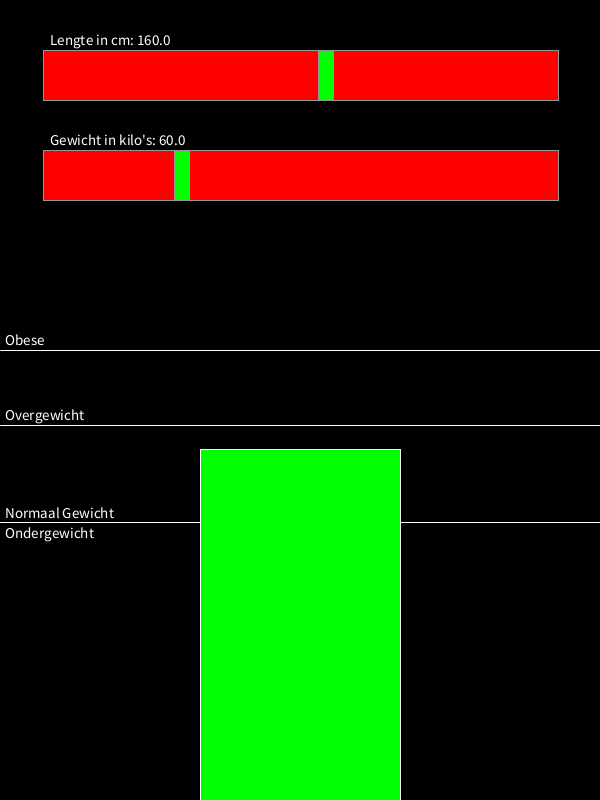
Frame 1 (no input)
Frame 60 (the mouse pressed at the canvas centre just before this capture): identical to frame 1, image omitted
Frame 120 (the mouse held since frame 60 and released just before this capture): identical to frame 1, image omitted

The Processing sketch that drew this single still picture (run headless with seeded random() and noise(); from frame 60 on, the mouse is pressed at the canvas centre):

// Processing sketch: Moduleopgave_5
// ── Moduleopgave_5.pde

//sldr = slider
int sldrBgColor = color(255, 0, 0);
int sldrHolderColor = color(0, 255, 0);
int sldrHolderWidth = 15;
int sldrStrokeColor = color(150, 150, 150);
int sldrTextColor = color(255, 255, 255);

//slider1 = lengte in cm
String sldr1Txt = "Lengte in cm: ";
int sldr1X = 50, sldr1Y = 50, sldr1Width = 500, sldr1Height = 50; 
float sldr1Value = 160, sldr1Min = 50, sldr1Max = 250;

//slider2 = gewicht in kilo's
String sldr2Txt = "Gewicht in kilo's: ";
int sldr2X = 50, sldr2Y = 150, sldr2Width = 500, sldr2Height = 50;
float sldr2Value = 60, sldr2Min = 10, sldr2Max = 200;

//de slider die op dit moment wordt vast gehouden door de user.
// -1 betekent niet vast gehouden.
int sldrSelectedNr = -1;
//als het schuifje wordt vastgepakt, geeft deze variable aan wat de
// x-offset is tussen de linkerkant van het balkje en de muis.
int sldrSelectedOffset = 0;

//voor de horizontale lijntjes
float ondergewicht = 18.5;
float normaalgewicht = 25.0;
float overgewicht = 30;

//vergrotingsfactor in de hoogte;
int schermFactor = 15;

void setup() {
  size(600, 800);
}

void draw() {
  background(0, 0, 0); 
  
  tekenBMILegenda();
  tekenBMIBalk();
  
  tekenSlider(sldr1X, sldr1Y, sldr1Width, sldr1Height, sldr1Value, sldr1Min, sldr1Max, sldr1Txt);
  tekenSlider(sldr2X, sldr2Y, sldr2Width, sldr2Height, sldr2Value, sldr2Min, sldr2Max, sldr2Txt);
}

// ── bmi.pde
float berekenBMI(){
  float lengte = sldr1Value/100;
  float gewicht = sldr2Value;
  
  return gewicht / (lengte*lengte);
}

void tekenBMILegenda(){
  stroke(255, 255, 255);
  textSize(15);
  text("Ondergewicht", 5, height-ondergewicht*schermFactor+15);
  line(0, height-ondergewicht*schermFactor, width, height-ondergewicht*schermFactor);
  
  text("Normaal Gewicht", 5, height-ondergewicht*schermFactor-5);
  line(0, height-normaalgewicht*schermFactor, width, height-normaalgewicht*schermFactor);
  text("Overgewicht", 5, height-normaalgewicht*schermFactor-5);
  
  text("Obese",  5,  height-overgewicht*schermFactor-5);
  line(0, height-overgewicht*schermFactor, width, height-overgewicht*schermFactor);
}

void tekenBMIBalk(){
  float bmi = berekenBMI();
  if(bmi < ondergewicht){
    fill(255, 106, 0);
  }else if(bmi < normaalgewicht){
    fill(0, 255, 0);
  }else if(bmi < overgewicht){
    fill(255, 106, 0);
  }else{
    fill(255, 0, 0);
  }
  stroke(255, 255, 255);
  
  int balkHoogte = (int)constrain(bmi*schermFactor, 0, height);
  rect(width/3, height-balkHoogte, width/3, balkHoogte); 
}

// ── slider.pde
void tekenSlider(int x, int y, int w, int h, float v, float min, float max, String text){
  fill(sldrBgColor);
  stroke(sldrStrokeColor);
  
  rect(x-(sldrHolderWidth/2), y, w+sldrHolderWidth, h);

  fill(sldrHolderColor);
  rect(getSliderHolderX(x, w, v, min, max), y, sldrHolderWidth, h);
  
  textSize(15);
  fill(sldrTextColor);
  text(text + v, x, y-5);
}

//returnt de x positie van de slider holder.
int getSliderHolderX(int x, int w, float v, float min, float max){
  float persentageFilled = (v-min) / (max-min);
  return (int) (x + (w*persentageFilled) - (sldrHolderWidth/2));
}

void onPossibleBarPress(int x, int y, int w, int h, float v, float min, float max, int sldrNr){
  int holderX = getSliderHolderX(x, w, v, min, max);
  if(mouseX > holderX && mouseX < holderX+sldrHolderWidth && mouseY > y && mouseY <  y + h){
     sldrSelectedNr = sldrNr;
     sldrSelectedOffset = mouseX - holderX - (sldrHolderWidth/2);
  }
}
/**
* Op het moment dat een holder is vastgepakt, en de muis beweegt, dan kan met deze functie
* het nieuwe value berekent worden.
*/
float onBarDrag(int x, int w, float min, float max){
  float newPersentageFilled = (mouseX-x - sldrSelectedOffset) / (float)w;
  return newPersentageFilled * (max-min) + min;
}

void mousePressed(){
  onPossibleBarPress(sldr1X, sldr1Y, sldr1Width, sldr1Height, sldr1Value, sldr1Min, sldr1Max, 1);
  onPossibleBarPress(sldr2X, sldr2Y, sldr2Width, sldr2Height, sldr2Value, sldr2Min, sldr2Max, 2);
}

void mouseReleased(){
  sldrSelectedNr = -1;
}

void mouseDragged(){
  switch(sldrSelectedNr){
     case 1: 
       sldr1Value = constrain(onBarDrag(sldr1X, sldr1Width, sldr1Min, sldr1Max), sldr1Min, sldr1Max);
       break;
     case 2: 
       sldr2Value = constrain(onBarDrag(sldr2X, sldr2Width, sldr2Min, sldr2Max), sldr2Min, sldr2Max); 
       break;
  }
}
